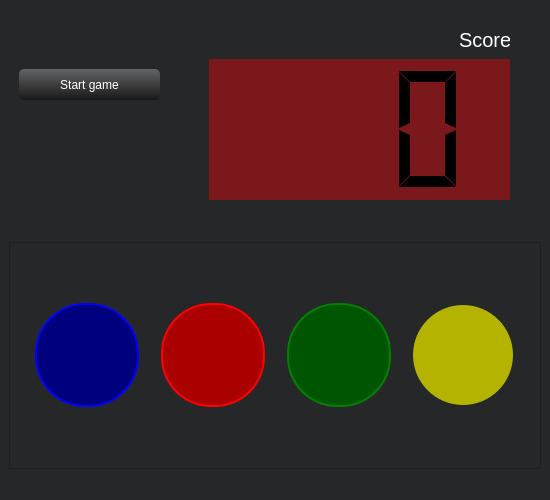
<?xml version="1.0" encoding="UTF-8"?>
<ui version="4.0">
 <class>MainWindow</class>
 <widget class="QMainWindow" name="MainWindow">
  <property name="geometry">
   <rect>
    <x>0</x>
    <y>0</y>
    <width>550</width>
    <height>500</height>
   </rect>
  </property>
  <property name="sizePolicy">
   <sizepolicy hsizetype="Fixed" vsizetype="Fixed">
    <horstretch>0</horstretch>
    <verstretch>0</verstretch>
   </sizepolicy>
  </property>
  <property name="minimumSize">
   <size>
    <width>550</width>
    <height>500</height>
   </size>
  </property>
  <property name="maximumSize">
   <size>
    <width>550</width>
    <height>500</height>
   </size>
  </property>
  <property name="windowTitle">
   <string>Reaction Game</string>
  </property>
  <property name="styleSheet">
   <string notr="true">background-color: rgb(38, 39, 40);</string>
  </property>
  <widget class="QWidget" name="centralwidget">
   <layout class="QVBoxLayout" name="verticalLayout_2">
    <item>
     <widget class="QFrame" name="frame_2">
      <property name="frameShape">
       <enum>QFrame::NoFrame</enum>
      </property>
      <property name="frameShadow">
       <enum>QFrame::Raised</enum>
      </property>
      <widget class="QLCDNumber" name="lcdNumber">
       <property name="geometry">
        <rect>
         <x>200</x>
         <y>50</y>
         <width>301</width>
         <height>141</height>
        </rect>
       </property>
       <property name="font">
        <font>
         <pointsize>20</pointsize>
        </font>
       </property>
       <property name="styleSheet">
        <string notr="true">background-color: rgba(255,0, 10, 100);</string>
       </property>
       <property name="frameShape">
        <enum>QFrame::NoFrame</enum>
       </property>
       <property name="frameShadow">
        <enum>QFrame::Plain</enum>
       </property>
       <property name="digitCount">
        <number>3</number>
       </property>
       <property name="mode">
        <enum>QLCDNumber::Dec</enum>
       </property>
       <property name="segmentStyle">
        <enum>QLCDNumber::Flat</enum>
       </property>
      </widget>
      <widget class="QLabel" name="label">
       <property name="geometry">
        <rect>
         <x>450</x>
         <y>20</y>
         <width>51</width>
         <height>21</height>
        </rect>
       </property>
       <property name="font">
        <font>
         <pointsize>15</pointsize>
        </font>
       </property>
       <property name="styleSheet">
        <string notr="true">color:white;</string>
       </property>
       <property name="text">
        <string>Score</string>
       </property>
      </widget>
      <widget class="QPushButton" name="start_btn">
       <property name="geometry">
        <rect>
         <x>10</x>
         <y>60</y>
         <width>141</width>
         <height>31</height>
        </rect>
       </property>
       <property name="styleSheet">
        <string notr="true">QPushButton{
color:white;
background-color:  qlineargradient(spread:pad, x1:1, y1:0, x2:1, y2:1, stop:0 rgba(105, 105, 105, 234), stop:1 rgba(25, 25, 25, 255));
border-width:2px;
border-radius:5px;
border-color: black;
}

QPushButton::pressed{
	background-color:qlineargradient(spread:pad, x1:1, y1:0, x2:1, y2:1, stop:0 rgba(164, 164, 164, 234), stop:1 rgba(25, 25, 25, 255));
border-width:2px;
border-radius:5px;
border-color: white;
}</string>
       </property>
       <property name="text">
        <string>Start game</string>
       </property>
      </widget>
     </widget>
    </item>
    <item>
     <widget class="QFrame" name="frame">
      <property name="enabled">
       <bool>true</bool>
      </property>
      <property name="styleSheet">
       <string notr="true"> border-style: solid;
 border-width:2px;
 border-radius:50px;
 border-color: black;
background-color: rgb(52, 52, 52);

QPushButton{
 border-style: solid;
 border-width:2px;
 border-radius:50px;
}</string>
      </property>
      <property name="frameShape">
       <enum>QFrame::StyledPanel</enum>
      </property>
      <property name="frameShadow">
       <enum>QFrame::Raised</enum>
      </property>
      <layout class="QVBoxLayout" name="verticalLayout">
       <item>
        <layout class="QHBoxLayout" name="horizontalLayout">
         <item>
          <widget class="QPushButton" name="btn_1">
           <property name="maximumSize">
            <size>
             <width>104</width>
             <height>104</height>
            </size>
           </property>
           <property name="styleSheet">
            <string notr="true">QPushButton{
 background-color:rgb(0, 0, 127);
 border-style: solid;
 border-width:2px;
 border-radius:50px;
 border-color: blue;
 max-width:100px;
 max-height:100px;
 min-width:100px;
 min-height:100px;
}
QPushButton::default{
 background-color: blue;
}</string>
           </property>
           <property name="text">
            <string/>
           </property>
          </widget>
         </item>
         <item>
          <widget class="QPushButton" name="btn_2">
           <property name="maximumSize">
            <size>
             <width>104</width>
             <height>104</height>
            </size>
           </property>
           <property name="styleSheet">
            <string notr="true">QPushButton{
 background-color: rgb(170, 0, 0);
 border-style: solid;
 border-width:2px;
 border-radius:50px;
 border-color: red;
 max-width:100px;
 max-height:100px;
 min-width:100px;
 min-height:100px;
}
QPushButton::default{
 background-color: red;
}
</string>
           </property>
           <property name="text">
            <string/>
           </property>
           <property name="default">
            <bool>false</bool>
           </property>
          </widget>
         </item>
         <item>
          <widget class="QPushButton" name="btn_3">
           <property name="maximumSize">
            <size>
             <width>104</width>
             <height>104</height>
            </size>
           </property>
           <property name="styleSheet">
            <string notr="true">QPushButton{
 background-color: rgb(0, 85, 0);
 border-style: solid;
 border-width:2px;
 border-radius:50px;
 border-color: green;
 max-width:100px;
 max-height:100px;
 min-width:100px;
 min-height:100px;
}
QPushButton::default{
 background-color: green;
}</string>
           </property>
           <property name="text">
            <string/>
           </property>
           <property name="default">
            <bool>false</bool>
           </property>
          </widget>
         </item>
         <item>
          <widget class="QPushButton" name="btn_4">
           <property name="enabled">
            <bool>true</bool>
           </property>
           <property name="maximumSize">
            <size>
             <width>104</width>
             <height>104</height>
            </size>
           </property>
           <property name="styleSheet">
            <string notr="true">QPushButton{
 background-color: rgb(180, 180, 0);
border-width:2px;
 border-radius:50px;
 border-color: yellow;
 max-width:100px;
 max-height:100px;
 min-width:100px;
 min-height:100px;
}

QPushButton::default{
 background-color: yellow;
}
</string>
           </property>
           <property name="text">
            <string/>
           </property>
           <property name="autoDefault">
            <bool>false</bool>
           </property>
           <property name="default">
            <bool>false</bool>
           </property>
           <property name="flat">
            <bool>false</bool>
           </property>
          </widget>
         </item>
        </layout>
       </item>
      </layout>
     </widget>
    </item>
   </layout>
  </widget>
  <widget class="QStatusBar" name="statusBar">
   <property name="layoutDirection">
    <enum>Qt::LeftToRight</enum>
   </property>
   <property name="styleSheet">
    <string notr="true">color:white;
</string>
   </property>
  </widget>
 </widget>
 <resources/>
 <connections/>
</ui>
